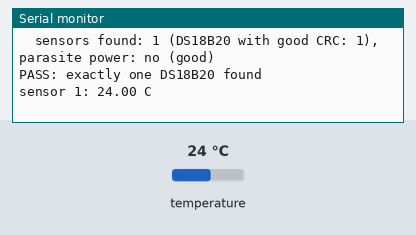
A sketch run on a simulated ESP32. Shown: the last lines printed to the serial monitor. The inputs (shaded band) are chosen by the test bench; at power-on: temperature 24 °C.

Above: at 1.7 s.
1.8 s: temperature set to 12 °C
At 4.0 s:
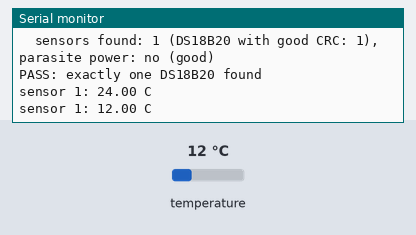
4.3 s: temperature set to 19 °C
At 5.8 s:
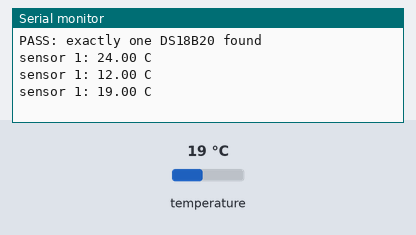
Timing chart, 0 to 7.3 s (numbered marks = the images above; inputs shaded):
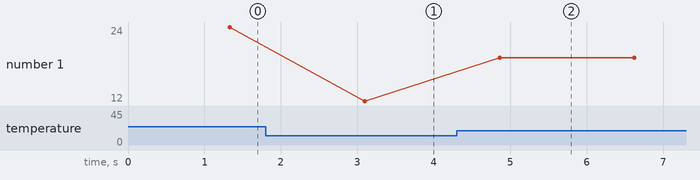

The sketch:

ds18b20_test.ino
```cpp
/*
  Analog Atlas - TEST 5: DS18B20 waterproof probe (soil temperature) on GPIO4
  -------------------------------------------------------------------------
  Board: "ESP32 Dev Module". Serial Monitor: 115200 baud.
  Libraries: "OneWire" and "DallasTemperature".

  Wiring: red -> 3V3, black -> GND, yellow (data) -> GPIO4, and a 4.7 kOhm resistor
  between GPIO4 and 3V3. (Some probes use other colours - check the seller's info.)

  What it shows: the pull-up check, the 64-bit ROM address of every sensor on the
  wire (with checksum check), the number of sensors and the temperatures.

  PASS when
  - the data line is HIGH at rest (pull-up present) and a sensor answers,
  - exactly 1 sensor is found, its ROM starts with 28 (= DS18B20) and the CRC is ok,
  - the temperature is plausible (room: about 15..35 C), never -127 or 85,
  - holding the metal tip in your hand makes it rise within a minute,
  - ICE WATER test: a cup full of crushed ice + a little water, stir, wait 2 minutes:
    0.0 C +- 0.5 C (the datasheet accuracy between -10 and +85 C).
*/

#include <OneWire.h>
#include <DallasTemperature.h>

const int PIN_DATA = 4;

OneWire oneWire(PIN_DATA);
DallasTemperature sensors(&oneWire);

const char *familyName(uint8_t f) {
  switch (f) {
    case 0x28: return "DS18B20";
    case 0x10: return "DS18S20/DS1820";
    case 0x22: return "DS1822";
    case 0x3B: return "DS1825/MAX31850";
    default: return "not a temperature sensor";
  }
}

void scanBus() {
  Serial.println();
  Serial.println("Searching the 1-Wire bus on GPIO4 ...");
  // Pull-up check: switch on the ESP32's weak internal pull-DOWN. The 4.7 kOhm
  // pull-up is much stronger, so with the resistor the line still reads HIGH.
  pinMode(PIN_DATA, INPUT_PULLDOWN);
  delay(5);
  int level = digitalRead(PIN_DATA);
  pinMode(PIN_DATA, INPUT);
  if (level == HIGH) Serial.println("  data line at rest: HIGH - pull-up resistor present (good)");
  else Serial.println("  data line at rest: LOW - the 4.7 kOhm resistor to 3V3 is MISSING, or data touches GND");

  if (!oneWire.reset()) {
    Serial.println("FAIL: no sensor answered (no 'presence pulse'). Check 3V3, GND, data -> GPIO4 and the 4.7 kOhm.");
    return;
  }
  uint8_t rom[8];
  int count = 0, good = 0;
  oneWire.reset_search();
  while (oneWire.search(rom)) {
    count++;
    bool crcOk = (OneWire::crc8(rom, 7) == rom[7]);
    Serial.printf("  sensor %d: ROM %02X%02X%02X%02X%02X%02X%02X%02X  family 0x%02X = %s, CRC %s\n", count, rom[0],
                  rom[1], rom[2], rom[3], rom[4], rom[5], rom[6], rom[7], rom[0], familyName(rom[0]),
                  crcOk ? "ok" : "WRONG (bad contact?)");
    if (crcOk && rom[0] == 0x28) good++;
  }
  sensors.begin();
  Serial.printf("  sensors found: %d (DS18B20 with good CRC: %d), parasite power: %s\n", count, good,
                sensors.isParasitePowerMode() ? "YES - connect the red wire to 3V3" : "no (good)");
  if (count == 1 && good == 1) Serial.println("PASS: exactly one DS18B20 found");
  else if (count == 0) Serial.println("FAIL: a device answered the reset but the search found nothing - check the contacts");
  else if (count > 1) Serial.println("NOTE: more than one sensor - the field kit uses the first one");
  else Serial.println("FAIL: the device is not a DS18B20 or its ROM checksum is wrong");
  sensors.setResolution(12);  // 0.0625 C steps
}

void setup() {
  Serial.begin(115200);
  delay(500);
  Serial.println();
  Serial.println("=== Analog Atlas TEST 5: DS18B20 on GPIO4 ===");
  Serial.println("Datasheet: -55..125 C, accuracy +-0.5 C from -10 to +85 C.");
  Serial.println("-127 means 'no answer' and 85 means 'power-up value' - both are errors, not temperatures.");
  scanBus();
}

void loop() {
  static uint32_t lastScan = 0;
  if (millis() - lastScan > 30000) {  // search the bus again every 30 s
    lastScan = millis();
    scanBus();
  }
  sensors.requestTemperatures();  // waits for the conversion (750 ms at 12 bit) - fine in a test
  int n = sensors.getDeviceCount();
  if (n == 0) {
    Serial.println("no sensor");
  }
  for (int i = 0; i < n; i++) {
    float t = sensors.getTempCByIndex(i);
    if (t == DEVICE_DISCONNECTED_C) Serial.printf("sensor %d: NO ANSWER (-127) - loose wire?\n", i + 1);
    else if (t == 85.0f) Serial.printf("sensor %d: 85.00 = power-up value, not a measurement (weak supply?)\n", i + 1);
    else if (t < -55.0f || t > 125.0f) Serial.printf("sensor %d: %.2f C is outside -55..125 C - error\n", i + 1, t);
    else Serial.printf("sensor %d: %.2f C\n", i + 1, t);
  }
  delay(1000);
}
```

Measured:
- after the input at 1.8 s, the serial monitor: prints a new line after 1.3 s (image 1)
- after the input at 4.3 s, the serial monitor: prints a new line after 0.56 s (image 2)
- plotted number 1: 24 → 12 after the input at 1.8 s, 12 → 19 after the input at 4.3 s
